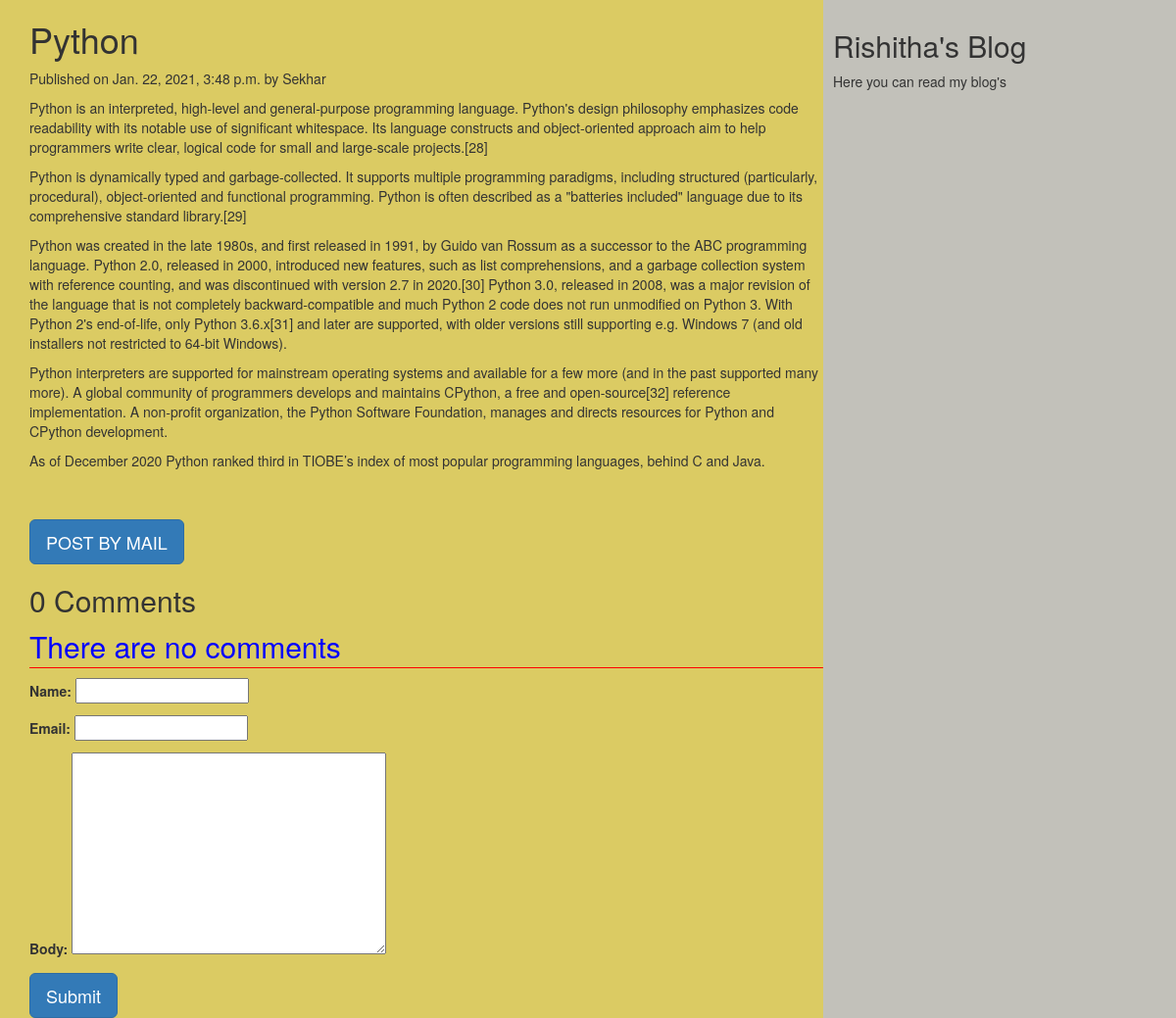
/2021/01/22/python, run on the app's committed database.
### myApp/models.py (models this page shows, shortened)
class Post(models.Model):
          tags=TaggableManager()
          STATUS_CHOICES=(('draft','Draft'),('published','Published'))
          title=models.CharField(max_length=256)
          slug=models.SlugField(max_length=264,unique_for_date='publish')
          author=models.ForeignKey(User,related_name='blog_posts',on_delete= models.CASCADE)
          body=models.TextField()
          publish=models.DateTimeField(default=timezone.now)
          created=models.DateTimeField(auto_now_add=True)
          updated=models.DateTimeField(auto_now=True)
          status= models.CharField(max_length=10,choices=STATUS_CHOICES,default='draft')
          objects=CustomManager()
          class Meta:
                ordering=('-publish',)

### myApp/views.py (the view, shortened to what this page needs)
# urls.py: url(r'(?P<year>\d{4})/(?P<month>\d{2})/(?P<day>\d{2})/(?P<post>[-\w]+)',views.post_detail_view,name='post_detail'),
def post_detail_view(request,year,month,day,post):
    post=get_object_or_404(Post,slug=post,publish__year=year,publish__month=month,publish__day=day)
    comments=post.comments.filter(active=True)
    csubmit=False
    form=CommentForm()
    d={'post':post,'form':form,'csubmit':csubmit,'comments':comments}
    return render(request,'myApp/post_detail.html',d)

### myApp/forms.py
class CommentForm(forms.ModelForm):
    class Meta:
        model=Comment
        fields=('name','email','body')

### myApp/models.py (called while the page is built)
    def get_queryset(self):
        return super().get_queryset().filter(status='published')

### templates/myApp/post_detail.html (shortened to what this page needs)
<html>
    {%extends 'myApp/parent.html'%}
        {%block content_block%}
        <h1>{{post.title}}</h1>
        <p>Published on {{post.publish}} by {{post.author|title}}</p>
        {{post.body|linebreaks}} <br><br>
        <a href="/{{post.id}}/share" class='btn btn-lg btn-primary'>POST BY MAIL</a>
        {%with comments.count as comments_count%}
        <h2>{{comments_count}} Comment{{comments_count|pluralize}}</h2>
        {%endwith%}
        {%if comments%}
         {%for c in comments%}
         <p>Comment {{forloop.counter}} by {{c.name}}</p>
        <div>{{c.body|linebreaks}}</div>
        <hr>
        {%endfor%}
        {%else%}
         <p style="color:blue;font-size:30px;font-style:bold;border-bottom:1px red solid;">There are no comments</p>
        {%endif%}
         {%if csubmit%}
         <h2>Thank you..Your comment has been added successfully!!</h2>
         {%else%}
         <form  method="post">
           {{form.as_p}}
           <input type="submit" class='btn btn-lg btn-primary' value="Submit">
         </form>
         {%endif%}
        {%endblock%}

### data on the page
Post: title "Python", publish "Jan. 22, 2021, 3:48 p.m.", author "Sekhar", body "Python is an interpreted, high-level and general-purpose programming language. Python's design philosophy emphasizes code readability with its notable use of significant whitespace. Its language constructs and object-oriented approach aim to help programmers write clear, logical code for small and large-scale projects.[28] Python is dynamically typed and garbage-collected. It supports multiple programming paradigms, including structured (particularly, procedural), object-oriented and functional programming. Python is often described as a \"batteries included\" language due to its comprehensive standard library.[29] Python was created in the late 1980s, and first released in 1991, by Guido van…"

### other printed values
{{ comments_count }} "0"
